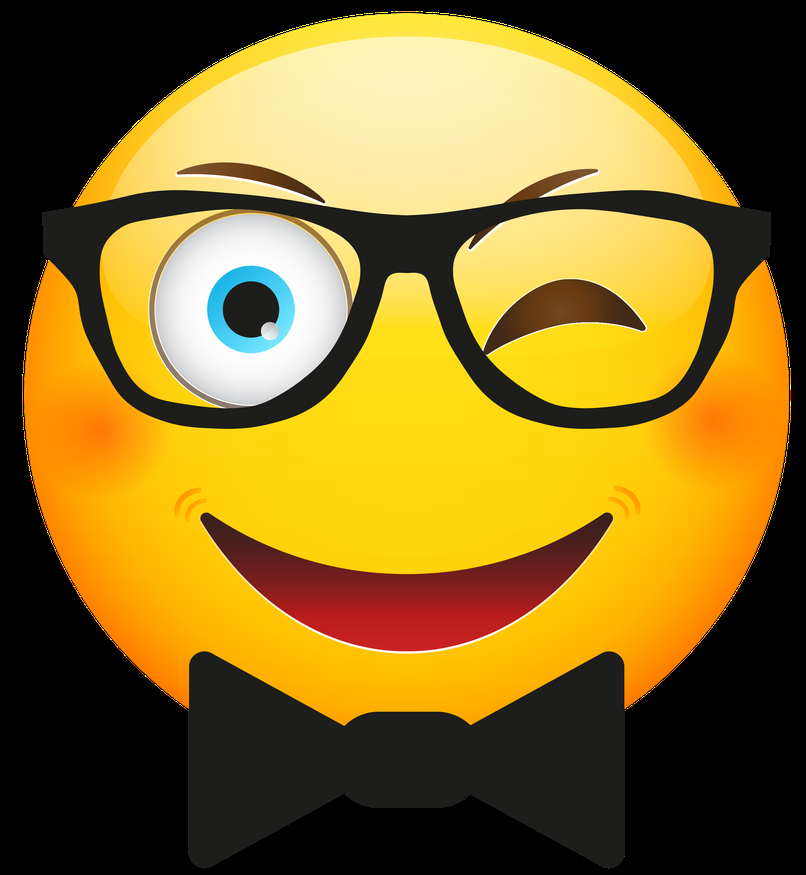
#> input picture PyLearnIPColorImageHistogram/input/emoji4.png, 806 x 875 px, shrunk from 2396 x 2601 before the run
$ jupyter execute --allow-errors color_to_gray.ipynb
#> lines starting #> are read from the running program, lines starting #| are printed output that depends on the picture
[cell 1]
import cv2
import matplotlib.pyplot as plt
import numpy as np
import time

[cell 2]
image = cv2.imread('input/emoji4.png')
#> image is the input picture: shape (875, 806, 3); mean B, G, R 38.2, 108.9, 136.4
image = cv2.cvtColor(image, cv2.COLOR_BGR2RGB)

[cell 3]
start_time = time.time()
R, G, B = cv2.split(image)
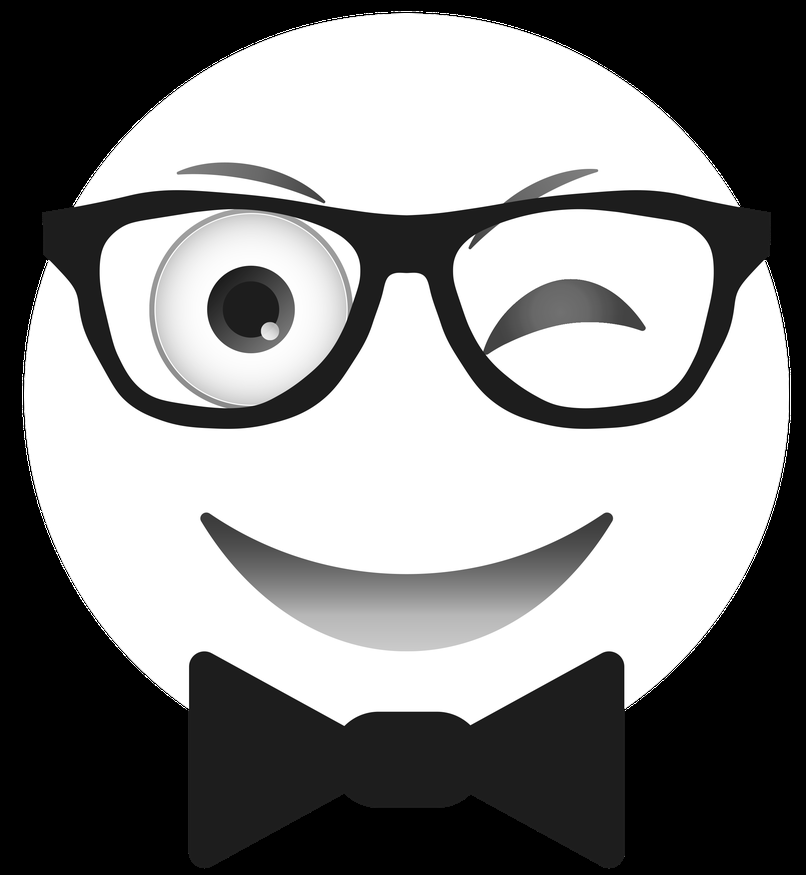
#> R: shape (875, 806); min 0, max 255, mean 136.4
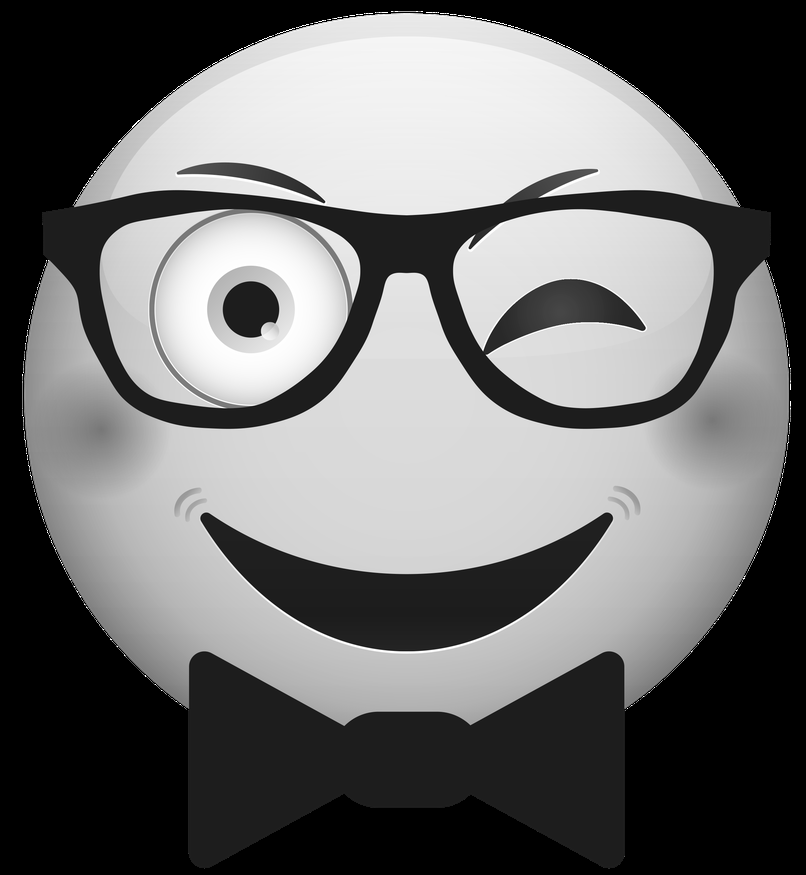
#> G: shape (875, 806); min 0, max 255, mean 108.9
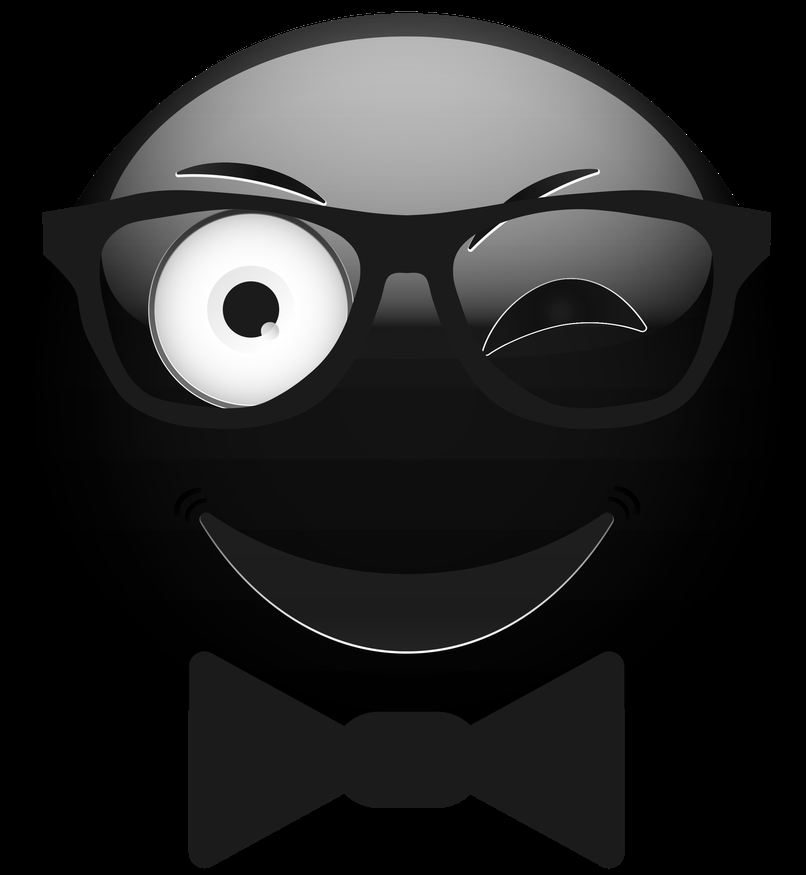
#> B: shape (875, 806); min 0, max 255, mean 38.2
R = R.astype(float)
G = G.astype(float)
B = B.astype(float)

result = np.zeros(image.shape[0:2], dtype = np.uint8)

# [4 lines of commented-out code are left out]
result = np.mean(image, axis=2)
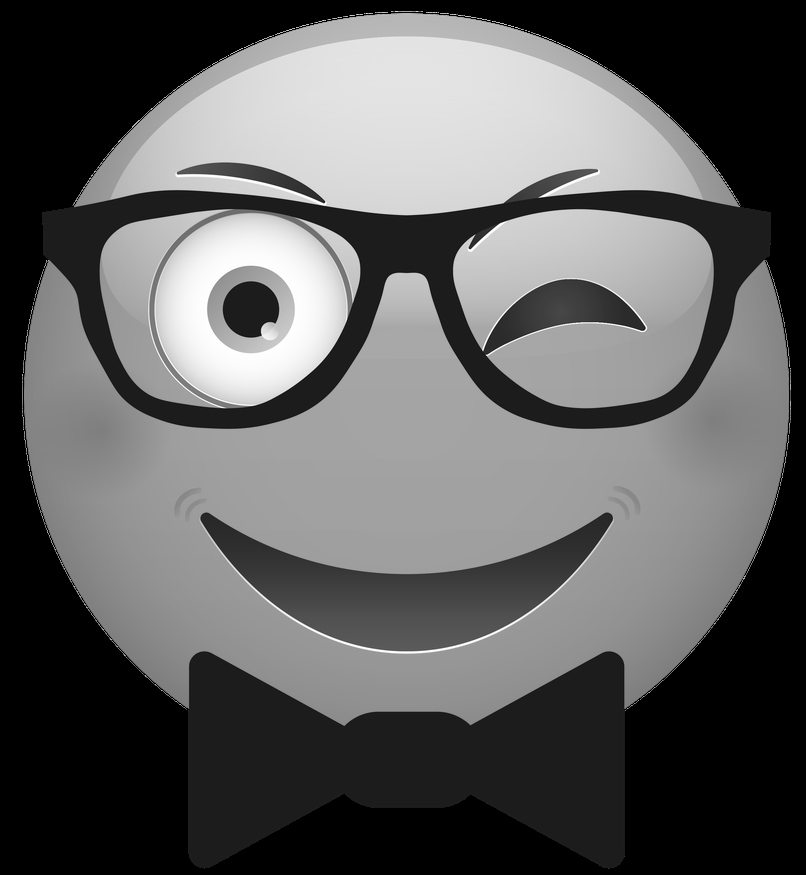
#> result: shape (875, 806) float64; min 0, max 255, mean 94.5

end_time = time.time()

print(end_time-start_time)

plt.imshow(result, cmap='gray')
plt.axis('off')
plt.show()
